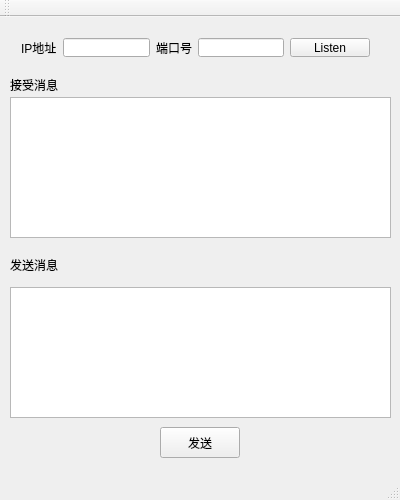
<?xml version="1.0" encoding="UTF-8"?>
<ui version="4.0">
 <class>MainWindow</class>
 <widget class="QMainWindow" name="MainWindow">
  <property name="geometry">
   <rect>
    <x>0</x>
    <y>0</y>
    <width>400</width>
    <height>500</height>
   </rect>
  </property>
  <property name="windowTitle">
   <string>MainWindow</string>
  </property>
  <widget class="QWidget" name="centralWidget">
   <widget class="QLabel" name="label_3">
    <property name="geometry">
     <rect>
      <x>10</x>
      <y>60</y>
      <width>121</width>
      <height>16</height>
     </rect>
    </property>
    <property name="text">
     <string>接受消息</string>
    </property>
   </widget>
   <widget class="QLabel" name="label_4">
    <property name="geometry">
     <rect>
      <x>10</x>
      <y>240</y>
      <width>101</width>
      <height>16</height>
     </rect>
    </property>
    <property name="text">
     <string>发送消息</string>
    </property>
   </widget>
   <widget class="QTextEdit" name="textEdit">
    <property name="geometry">
     <rect>
      <x>10</x>
      <y>80</y>
      <width>381</width>
      <height>141</height>
     </rect>
    </property>
   </widget>
   <widget class="QTextEdit" name="textEdit_Send">
    <property name="geometry">
     <rect>
      <x>10</x>
      <y>270</y>
      <width>381</width>
      <height>131</height>
     </rect>
    </property>
   </widget>
   <widget class="QPushButton" name="pushButton_send">
    <property name="geometry">
     <rect>
      <x>160</x>
      <y>410</y>
      <width>80</width>
      <height>31</height>
     </rect>
    </property>
    <property name="text">
     <string>发送</string>
    </property>
   </widget>
   <widget class="QWidget" name="">
    <property name="geometry">
     <rect>
      <x>10</x>
      <y>10</y>
      <width>371</width>
      <height>41</height>
     </rect>
    </property>
    <layout class="QHBoxLayout" name="horizontalLayout" stretch="1,3,1,3,2">
     <item>
      <widget class="QLabel" name="label">
       <property name="text">
        <string>IP地址</string>
       </property>
      </widget>
     </item>
     <item>
      <widget class="QLineEdit" name="lineEdit_IP"/>
     </item>
     <item>
      <widget class="QLabel" name="label_2">
       <property name="text">
        <string>端口号</string>
       </property>
      </widget>
     </item>
     <item>
      <widget class="QLineEdit" name="lineEdit_Port"/>
     </item>
     <item>
      <widget class="QPushButton" name="pushButton_Listen">
       <property name="text">
        <string>Listen</string>
       </property>
      </widget>
     </item>
    </layout>
   </widget>
  </widget>
  <widget class="QMenuBar" name="menuBar">
   <property name="geometry">
    <rect>
     <x>0</x>
     <y>0</y>
     <width>400</width>
     <height>17</height>
    </rect>
   </property>
  </widget>
  <widget class="QToolBar" name="mainToolBar">
   <attribute name="toolBarArea">
    <enum>TopToolBarArea</enum>
   </attribute>
   <attribute name="toolBarBreak">
    <bool>false</bool>
   </attribute>
  </widget>
  <widget class="QStatusBar" name="statusBar"/>
 </widget>
 <layoutdefault spacing="6" margin="11"/>
 <resources/>
 <connections/>
</ui>
